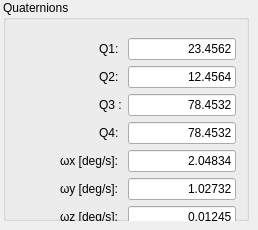
      <widget class="QWidget" name="page_7">
       <widget class="QGroupBox" name="groupBox_9">
        <property name="geometry">
         <rect>
          <x>3</x>
          <y>0</y>
          <width>246</width>
          <height>221</height>
         </rect>
        </property>
        <property name="title">
         <string>Quaternions</string>
        </property>
        <property name="flat">
         <bool>true</bool>
        </property>
        <widget class="QWidget" name="formLayoutWidget_7">
         <property name="geometry">
          <rect>
           <x>44</x>
           <y>25</y>
           <width>196</width>
           <height>216</height>
          </rect>
         </property>
         <layout class="QFormLayout" name="formLayout_7">
          <property name="fieldGrowthPolicy">
           <enum>QFormLayout::FieldsStayAtSizeHint</enum>
          </property>
          <property name="labelAlignment">
           <set>Qt::AlignRight|Qt::AlignTrailing|Qt::AlignVCenter</set>
          </property>
          <property name="formAlignment">
           <set>Qt::AlignCenter</set>
          </property>
          <item row="0" column="0">
           <widget class="QLabel" name="alpha_4">
            <property name="text">
             <string>Q1: </string>
            </property>
            <property name="textFormat">
             <enum>Qt::RichText</enum>
            </property>
           </widget>
          </item>
          <item row="0" column="1">
           <widget class="QLineEdit" name="quaternion1Edit">
            <property name="text">
             <string>23.4562</string>
            </property>
            <property name="alignment">
             <set>Qt::AlignRight|Qt::AlignTrailing|Qt::AlignVCenter</set>
            </property>
           </widget>
          </item>
          <item row="1" column="0">
           <widget class="QLabel" name="beta_4">
            <property name="text">
             <string>Q2: </string>
            </property>
            <property name="textFormat">
             <enum>Qt::RichText</enum>
            </property>
           </widget>
          </item>
          <item row="1" column="1">
           <widget class="QLineEdit" name="quaternion2Edit">
            <property name="text">
             <string>12.4564</string>
            </property>
            <property name="alignment">
             <set>Qt::AlignRight|Qt::AlignTrailing|Qt::AlignVCenter</set>
            </property>
           </widget>
          </item>
          <item row="2" column="0">
           <widget class="QLabel" name="gamma_4">
            <property name="text">
             <string>Q3 :</string>
            </property>
            <property name="textFormat">
             <enum>Qt::RichText</enum>
            </property>
           </widget>
          </item>
          <item row="2" column="1">
           <widget class="QLineEdit" name="quaternion3Edit">
            <property name="text">
             <string>78.4532</string>
            </property>
            <property name="alignment">
             <set>Qt::AlignRight|Qt::AlignTrailing|Qt::AlignVCenter</set>
            </property>
           </widget>
          </item>
          <item row="4" column="0">
           <widget class="QLabel" name="omegax_4">
            <property name="text">
             <string>&amp;omega;x [deg/s]: </string>
            </property>
            <property name="textFormat">
             <enum>Qt::RichText</enum>
            </property>
           </widget>
          </item>
          <item row="4" column="1">
           <widget class="QLineEdit" name="AngularVelocityXEdit_2">
            <property name="text">
             <string>2.04834</string>
            </property>
            <property name="alignment">
             <set>Qt::AlignRight|Qt::AlignTrailing|Qt::AlignVCenter</set>
            </property>
           </widget>
          </item>
          <item row="5" column="0">
           <widget class="QLabel" name="omegay_4">
            <property name="text">
             <string>&amp;omega;y [deg/s]: </string>
            </property>
            <property name="textFormat">
             <enum>Qt::RichText</enum>
            </property>
           </widget>
          </item>
          <item row="5" column="1">
           <widget class="QLineEdit" name="argOfPeriapsisEdit_7">
            <property name="text">
             <string>1.02732</string>
            </property>
            <property name="alignment">
             <set>Qt::AlignRight|Qt::AlignTrailing|Qt::AlignVCenter</set>
            </property>
           </widget>
          </item>
          <item row="6" column="0">
           <widget class="QLabel" name="omegaz_4">
            <property name="text">
             <string>&amp;omega;z [deg/s]: </string>
            </property>
            <property name="textFormat">
             <enum>Qt::RichText</enum>
            </property>
           </widget>
          </item>
          <item row="6" column="1">
           <widget class="QLineEdit" name="trueAnomalyEdit_7">
            <property name="text">
             <string>0.01245</string>
            </property>
            <property name="alignment">
             <set>Qt::AlignRight|Qt::AlignTrailing|Qt::AlignVCenter</set>
            </property>
           </widget>
          </item>
          <item row="3" column="0">
           <widget class="QLabel" name="label_3">
            <property name="text">
             <string>Q4: </string>
            </property>
           </widget>
          </item>
          <item row="3" column="1">
           <widget class="QLineEdit" name="quaternion4Edit">
            <property name="text">
             <string>78.4532</string>
            </property>
            <property name="alignment">
             <set>Qt::AlignRight|Qt::AlignTrailing|Qt::AlignVCenter</set>
            </property>
           </widget>
          </item>
         </layout>
        </widget>
       </widget>
      </widget>
